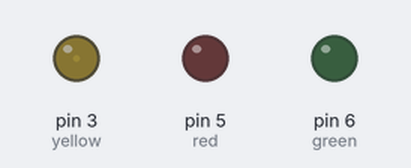
This sketch was run on a simulated Arduino Uno, built with avr-gcc and run on an emulated ATmega328P. Parts: output pins drawn as LEDs (lit = HIGH).

Above: at 0.05 s.
At 0.8 s:
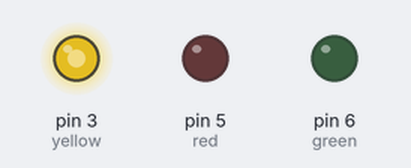
At 1.5 s:
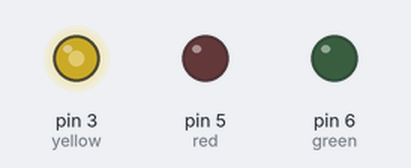
At 3.0 s:
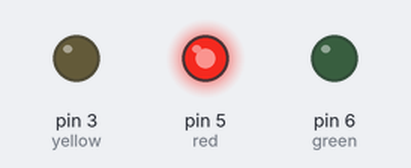
At 4.55 s:
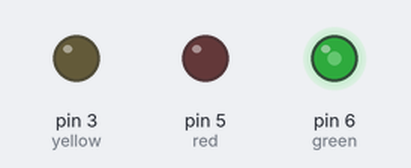
At 5.95 s:
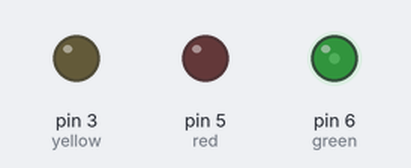
Timing chart, 0 to 8.0 s (numbered marks = the images above):
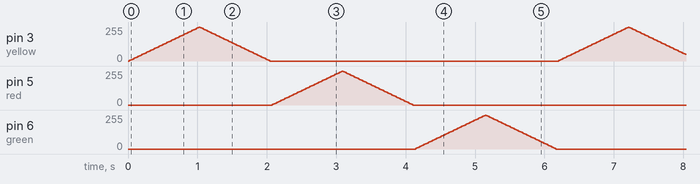

The sketch:

LED_challenge.ino
```cpp
// LED Challenge
/* Cycle all of the leds to cycle and fade them instead
 *  of on and off... Use ''For'' loops!
 */
 int yellow = 3;
 int red = 5;
 int green = 6;
 int changeDelay = 20;

void fadeLoop (int led){
  for(int i = 0; i < 255; i += 5){
    analogWrite(led, i);
    delay(changeDelay);
  }
  for(int i = 255; i >= 0; i -= 5){
    analogWrite(led, i);
    delay(changeDelay);
  }
}

void setup(){
  pinMode (yellow, OUTPUT);
  pinMode (red, OUTPUT);
  pinMode (green, OUTPUT);
}

void loop(){
  fadeLoop (yellow);
  fadeLoop (red);
  fadeLoop (green);
}
```
